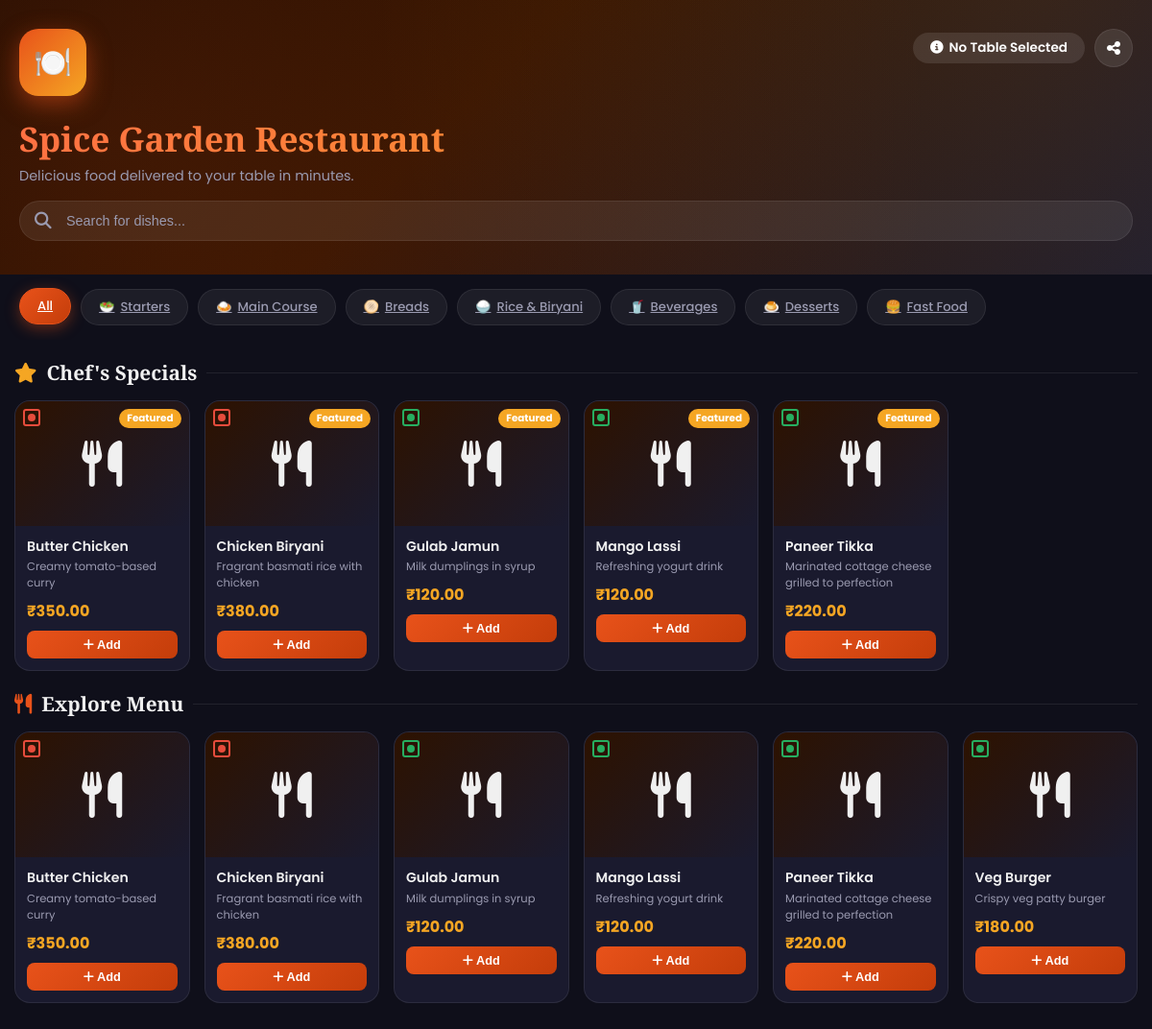
The page / on the database its author committed.
### tables this page shows
CREATE TABLE IF NOT EXISTS categories (
  id SERIAL PRIMARY KEY,
  name VARCHAR(100) NOT NULL,
  icon VARCHAR(50),
  sort_order INT DEFAULT 0,
  is_active BOOLEAN DEFAULT TRUE,
  created_at TIMESTAMP DEFAULT CURRENT_TIMESTAMP
);

CREATE TABLE IF NOT EXISTS menu_items (
  id SERIAL PRIMARY KEY,
  category_id INT NOT NULL,
  name VARCHAR(200) NOT NULL,
  description TEXT,
  price NUMERIC(10,2) NOT NULL,
  image VARCHAR(255),
  is_veg BOOLEAN DEFAULT TRUE,
  is_available BOOLEAN DEFAULT TRUE,
  is_featured BOOLEAN DEFAULT FALSE,
  sort_order INT DEFAULT 0,
  created_at TIMESTAMP DEFAULT CURRENT_TIMESTAMP
);

### config/app.php (called while the page is built, shortened)
<?php
require_once __DIR__ . '/../config/database.php';
spl_autoload_register(function ($class) {
    $paths = [
        __DIR__ . '/../app/Models/' . $class . '.php',
        __DIR__ . '/../app/Controllers/' . $class . '.php',
    ];
    foreach ($paths as $path) {
        if (file_exists($path)) {
            return;
        }
    }
});
function sanitize(string $input): string
{
    return htmlspecialchars(strip_tags(trim($input)), ENT_QUOTES, 'UTF-8');
}
function formatPrice(float $price): string
{
    return CURRENCY . number_format($price, 2);
}

### config/database.php (called while the page is built, shortened)
<?php
class Database
{
    private static $instance = null;
    private $pdo;
    private function __construct()
    {
        $dsn = "mysql:host=" . DB_HOST . ";dbname=" . DB_NAME . ";charset=" . DB_CHARSET . ";port=" . DB_PORT;
        $options = [
            PDO::ATTR_ERRMODE => PDO::ERRMODE_EXCEPTION,
            PDO::ATTR_DEFAULT_FETCH_MODE => PDO::FETCH_ASSOC,
            PDO::ATTR_EMULATE_PREPARES => false,
        ];
        try {
            $this->pdo = new PDO($dsn, DB_USER, DB_PASS, $options);
        } catch (PDOException $e) {
            die(json_encode(['error' => 'Database connection failed: ' . $e->getMessage()]));
        }
    }
    public static function getInstance(): self
    {
        if (self::$instance === null) {
            self::$instance = new self();
        }
        return self::$instance;
    }
    public function getConnection(): PDO
    {
        return $this->pdo;
    }
}

### app/Models/MenuModel.php (called while the page is built, shortened)
<?php
class MenuModel
{
    private PDO $db;
    public function __construct()
    {
        $this->db = Database::getInstance()->getConnection();
    }
    public function getAllCategories(): array
    {
        $stmt = $this->db->query("SELECT * FROM categories WHERE is_active=1 ORDER BY sort_order ASC");
        return $stmt->fetchAll();
    }
    public function getAllItems(?int $categoryId = null, ?string $search = null): array
    {
        $sql = "SELECT m.*, c.name AS category_name FROM menu_items m
                JOIN categories c ON m.category_id = c.id
                WHERE m.is_available = 1";
        $params = [];
        $sql .= " ORDER BY m.sort_order ASC, m.name ASC";
        $stmt = $this->db->prepare($sql);
        $stmt->execute($params);
        return $stmt->fetchAll();
    }
    public function getFeaturedItems(): array
    {
        $stmt = $this->db->prepare("SELECT m.*, c.name AS category_name FROM menu_items m
            JOIN categories c ON m.category_id = c.id
            WHERE m.is_featured=1 AND m.is_available=1 ORDER BY m.name ASC");
        $stmt->execute();
        return $stmt->fetchAll();
    }
}

### index.php (the view, shortened to what this page needs)
<?php
require_once __DIR__ . '/config/app.php';
$menuModel = new MenuModel();
$tableNumber = sanitize($_GET['table'] ?? '');
$table = null;
$categories = $menuModel->getAllCategories();
$selectedCategoryId = (int) ($_GET['category'] ?? 0);
$search = sanitize($_GET['search'] ?? '');
$items = $menuModel->getAllItems($selectedCategoryId ?: null, $search ?: null);
$featuredItems = $menuModel->getFeaturedItems();
?>
<!DOCTYPE html>
<html lang="en">
<head>
    <link rel="stylesheet" href="https://cdnjs.cloudflare.com/ajax/libs/font-awesome/6.5.0/css/all.min.css">
    <link rel="stylesheet" href="<?= BASE_URL ?>/public/css/style.css">
</head>
<body>
    <header class="menu-hero">
        <div class="menu-hero-content container">
            <div style="display: flex; justify-content: space-between; align-items: flex-start; margin-bottom: 20px;">
                <div class="restaurant-logo">🍽️</div>
                <div style="display: flex; gap: 10px; align-items: center;">
                    <?php if ($table): ?>
                        <div class="table-badge"><i class="fas fa-couch"></i> Table <?= $table['table_number'] ?></div>
                    <?php else: ?>
                        <div class="table-badge" style="background: rgba(255,255,255,0.1); box-shadow: none;"><i
                                class="fas fa-info-circle"></i> No Table Selected</div>
                    <?php endif; ?>
                    <button class="share-btn" onclick="shareMenu()" title="Share Menu">
                        <i class="fas fa-share-alt"></i>
                    </button>
                </div>
            </div>
            <h1 class="gradient-text" style="font-size: 2.2rem; margin-bottom: 5px;"><?= SITE_NAME ?></h1>
            <p style="color: var(--text-muted); font-size: 0.9rem;">Delicious food delivered to your table in minutes.
            </p>
            <form action="<?= BASE_URL ?>/" method="GET" class="search-wrapper">
                <i class="fas fa-search search-icon"></i>
                <input type="text" name="search" placeholder="Search for dishes..." value="<?= $search ?>">
            </form>
        </div>
    </header>
    <div class="category-scroll">
        <a href="<?= BASE_URL ?>/<?= $tableNumber ? '?table=' . $tableNumber : '' ?>"
            class="cat-pill <?= !$selectedCategoryId ? 'active' : '' ?>">
            All
        </a>
        <?php foreach ($categories as $cat): ?>
            <a href="<?= BASE_URL ?>/?<?= $tableNumber ? "table=$tableNumber&" : "" ?>category=<?= $cat['id'] ?>"
                class="cat-pill <?= $selectedCategoryId == $cat['id'] ? 'active' : '' ?>">
                <span><?= $cat['icon'] ?></span> <?= $cat['name'] ?>
            </a>
        <?php endforeach; ?>
    </div>
    <main class="menu-section container">
        <?php if ($featuredItems && !$selectedCategoryId && !$search): ?>
            <h3 class="section-title"><i class="fas fa-star" style="color: var(--accent);"></i> Chef's Specials</h3>
            <div class="menu-grid">
                <?php foreach ($featuredItems as $item): ?>
                    <div class="menu-card" id="item-<?= $item['id'] ?>"
                        onclick="openItemDetails(<?= $item['id'] ?>, '<?= addslashes($item['name']) ?>', <?= $item['price'] ?>, '<?= $item['image'] ?: '' ?>', '<?= addslashes($item['description']) ?>')">
                        <div class="featured-badge">Featured</div>
                        <div class="veg-badge <?= $item['is_veg'] ? 'veg' : 'non-veg' ?>"></div>
                        <div class="menu-card-img">
                            <?php if ($item['image']): ?>
                                <img src="<?= BASE_URL ?>/uploads/menu/<?= $item['image'] ?>" alt="<?= $item['name'] ?>">
                            <?php else: ?>
                                <i class="fas fa-utensils"></i>
                            <?php endif; ?>
                        </div>
                        <div class="menu-card-body">
                            <div class="menu-card-name"><?= $item['name'] ?></div>
                            <div class="menu-card-desc"><?= $item['description'] ?></div>
                            <div class="menu-card-price"><?= formatPrice($item['price']) ?></div>
                            <button class="add-btn"><i class="fas fa-plus me-1"></i> Add</button>
                        </div>
                    </div>
                <?php endforeach; ?>
            </div>
        <?php endif; ?>
        <h3 class="section-title">
            <i class="fas fa-utensils" style="color: var(--primary);"></i>
            <?= $selectedCategoryId ? $categories[array_search($selectedCategoryId, array_column($categories, 'id'))]['name'] : ($search ? 'Search Results' : 'Explore Menu') ?>
        </h3>
        <div class="menu-grid">
            <?php if (empty($items)): ?>
                <div style="grid-column: 1/-1; text-align: center; padding: 40px; color: var(--text-muted);">
                    <i class="fas fa-search" style="font-size: 3rem; opacity: 0.2; margin-bottom: 15px;"></i>
                    <p>No dishes found. Try a different search or category.</p>
                </div>
            <?php else: ?>
                <?php foreach ($items as $item): ?>
                    <div class="menu-card" id="item-<?= $item['id'] ?>"
                        onclick="openItemDetails(<?= $item['id'] ?>, '<?= addslashes($item['name']) ?>', <?= $item['price'] ?>, '<?= $item['image'] ?: '' ?>', '<?= addslashes($item['description']) ?>')">
                        <div class="veg-badge <?= $item['is_veg'] ? 'veg' : 'non-veg' ?>"></div>
                        <div class="menu-card-img">
                            <?php if ($item['image']): ?>
                                <img src="<?= BASE_URL ?>/uploads/menu/<?= $item['image'] ?>" alt="<?= $item['name'] ?>">
                            <?php else: ?>
                                <i class="fas fa-utensils"></i>
                            <?php endif; ?>
                        </div>
                        <div class="menu-card-body">
                            <div class="menu-card-name"><?= $item['name'] ?></div>
                            <div class="menu-card-desc"><?= $item['description'] ?></div>
                            <div class="menu-card-price"><?= formatPrice($item['price']) ?></div>
                            <button class="add-btn"><i class="fas fa-plus me-1"></i> Add</button>
                        </div>
                    </div>
                <?php endforeach; ?>
            <?php endif; ?>
        </div>
    </main>
</body>
</html>

### rows shown on the page
categories: icon "🥗", name "Starters"
categories: icon "🍛", name "Main Course"
categories: icon "🫓", name "Breads"
categories: icon "🍚", name "Rice & Biryani"
categories: icon "🥤", name "Beverages"
categories: icon "🍮", name "Desserts"
categories: icon "🍔", name "Fast Food"
menu_items: is_veg 0 (drawn), name "Butter Chicken", description "Creamy tomato-based curry", price "₹350.00"
menu_items: is_veg 0 (drawn), name "Chicken Biryani", description "Fragrant basmati rice with chicken", price "₹380.00"
menu_items: is_veg 1 (drawn), name "Gulab Jamun", description "Milk dumplings in syrup", price "₹120.00"
menu_items: is_veg 1 (drawn), name "Mango Lassi", description "Refreshing yogurt drink", price "₹120.00"
menu_items: is_veg 1 (drawn), name "Paneer Tikka", description "Marinated cottage cheese grilled to perfection", price "₹220.00"
menu_items: is_veg 1 (drawn), name "Veg Burger", description "Crispy veg patty burger", price "₹180.00"

### other values the page prints
SITE_NAME "Spice Garden Restaurant"
